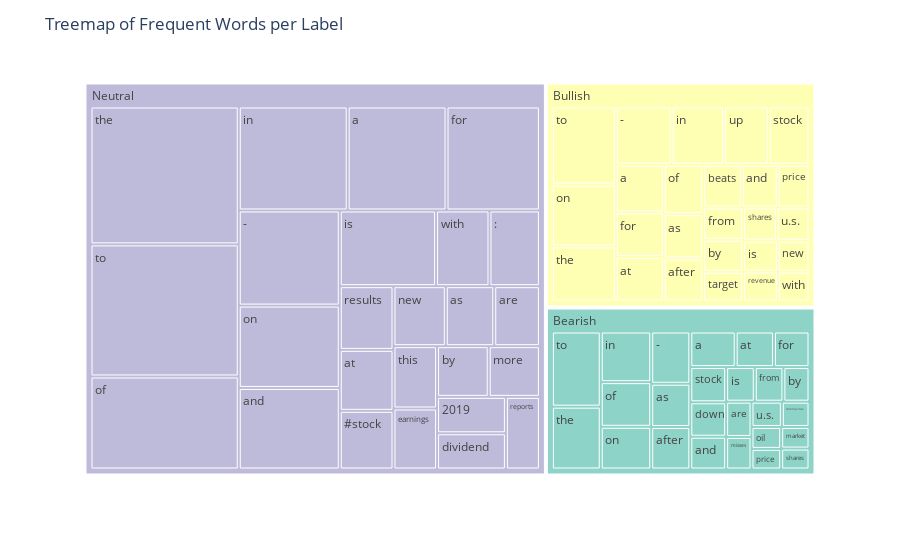

Write notebook code for a chart like this one.
### Code cell
# Calculating the top words by class
word_freq = get_top_words_by_class(train_df, 'label', 'text', top_criteria=25)
label_map = {0: 'Bearish', 1: 'Bullish', 2: 'Neutral'}
word_freq['label_name'] = word_freq['label'].map(label_map)

fig = px.treemap(word_freq, path=['label_name', 'word'], values='freq',
                 color='label_name', color_discrete_sequence=px.colors.qualitative.Set3)
fig.update_layout(title='Treemap of Frequent Words per Label')
fig.show()

### Figure 1 — Plotly figure (JSON) as saved in the notebook; plotly's stock layout.template omitted (floating-point values rounded to 4 significant figures)
{"data": [{"branchvalues": "total", "customdata": [["Bearish"], ["Bearish"], ["Bearish"], ["Bearish"], ["Bearish"], ["Bearish"], ["Bearish"], ["Bearish"], ["Bearish"], ["Bearish"], ["Bearish"], ["Bearish"], ["Bearish"], ["Bearish"], ["Bearish"], ["Bearish"], ["Bearish"], ["Bearish"], ["Bearish"], ["Bearish"], ["Bearish"], ["Bearish"], ["Bearish"], ["Bearish"], ["Bearish"], ["Bearish"], ["Bullish"], ["Bullish"], ["Bullish"], ["Bullish"], ["Bullish"], ["Bullish"], ["Bullish"], ["Bullish"], ["Bullish"], ["Bullish"], ["Bullish"], ["Bullish"], ["Bullish"], ["Bullish"], ["Bullish"], ["Bullish"], ["Bullish"], ["Bullish"], ["Bullish"], ["Bullish"], ["Bullish"], ["Bullish"], ["Bullish"], ["Bullish"], ["Bullish"], ["Bullish"], ["Neutral"], ["Neutral"], ["Neutral"], ["Neutral"], ["Neutral"], ["Neutral"], ["Neutral"], ["Neutral"], ["Neutral"], ["Neutral"], ["Neutral"], ["Neutral"], ["Neutral"], ["Neutral"], ["Neutral"], ["Neutral"], ["Neutral"], ["Neutral"], ["Neutral"], ["Neutral"], ["Neutral"], ["Neutral"], ["Neutral"], ["Neutral"], ["Neutral"], ["Neutral"]], "domain": {"x": [0, 1], "y": [0, 1]}, "hovertemplate": "labels=%{label}<br>freq=%{value}<br>parent=%{parent}<br>id=%{id}<br>label_name=%{customdata[0]}<extra></extra>", "ids": ["Bearish/to", "Bearish", "Bearish/shares", "Bearish/price", "Bearish/market", "Bearish/oil", "Bearish/coronavirus", "Bearish/u.s.", "Bearish/are", "Bearish/by", "Bearish/is", "Bearish/from", "Bearish/and", "Bearish/misses", "Bearish/for", "Bearish/down", "Bearish/in", "Bearish/of", "Bearish/on", "Bearish/-", "Bearish/the", "Bearish/after", "Bearish/a", "Bearish/at", "Bearish/stock", "Bearish/as", "Bullish/price", "Bullish/from", "Bullish/by", "Bullish/target", "Bullish/shares", "Bullish/is", "Bullish/revenue", "Bullish/new", "Bullish/with", "Bullish/and", "Bullish/u.s.", "Bullish", "Bullish/beats", "Bullish/as", "Bullish/after", "Bullish/on", "Bullish/the", "Bullish/-", "Bullish/in", "Bullish/to", "Bullish/stock", "Bullish/a", "Bullish/for", "Bullish/at", "Bullish/of", "Bullish/up", "Neutral/as", "Neutral/are", "Neutral/this", "Neutral/earnings", "Neutral/more", "Neutral/2019", "Neutral/dividend", "Neutral/reports", "Neutral/new", "Neutral/by", "Neutral/#stock", "Neutral/and", "Neutral/results", "Neutral/:", "Neutral/with", "Neutral/is", "Neutral/on", "Neutral/-", "Neutral/for", "Neutral/a", "Neutral/in", "Neutral/of", "Neutral/to", "Neutral/the", "Neutral/at", "Neutral"], "labels": ["to", "Bearish", "shares", "price", "market", "oil", "coronavirus", "u.s.", "are", "by", "is", "from", "and", "misses", "for", "down", "in", "of", "on", "-", "the", "after", "a", "at", "stock", "as", "price", "from", "by", "target", "shares", "is", "revenue", "new", "with", "and", "u.s.", "Bullish", "beats", "as", "after", "on", "the", "-", "in", "to", "stock", "a", "for", "at", "of", "up", "as", "are", "this", "earnings", "more", "2019", "dividend", "reports", "new", "by", "#stock", "and", "results", ":", "with", "is", "on", "-", "for", "a", "in", "of", "to", "the", "at", "Neutral"], "marker": {"colors": ["rgb(141,211,199)", "rgb(141,211,199)", "rgb(141,211,199)", "rgb(141,211,199)", "rgb(141,211,199)", "rgb(141,211,199)", "rgb(141,211,199)", "rgb(141,211,199)", "rgb(141,211,199)", "rgb(141,211,199)", "rgb(141,211,199)", "rgb(141,211,199)", "rgb(141,211,199)", "rgb(141,211,199)", "rgb(141,211,199)", "rgb(141,211,199)", "rgb(141,211,199)", "rgb(141,211,199)", "rgb(141,211,199)", "rgb(141,211,199)", "rgb(141,211,199)", "rgb(141,211,199)", "rgb(141,211,199)", "rgb(141,211,199)", "rgb(141,211,199)", "rgb(141,211,199)", "rgb(255,255,179)", "rgb(255,255,179)", "rgb(255,255,179)", "rgb(255,255,179)", "rgb(255,255,179)", "rgb(255,255,179)", "rgb(255,255,179)", "rgb(255,255,179)", "rgb(255,255,179)", "rgb(255,255,179)", "rgb(255,255,179)", "rgb(255,255,179)", "rgb(255,255,179)", "rgb(255,255,179)", "rgb(255,255,179)", "rgb(255,255,179)", "rgb(255,255,179)", "rgb(255,255,179)", "rgb(255,255,179)", "rgb(255,255,179)", "rgb(255,255,179)", "rgb(255,255,179)", "rgb(255,255,179)", "rgb(255,255,179)", "rgb(255,255,179)", "rgb(255,255,179)", "rgb(190,186,218)", "rgb(190,186,218)", "rgb(190,186,218)", "rgb(190,186,218)", "rgb(190,186,218)", "rgb(190,186,218)", "rgb(190,186,218)", "rgb(190,186,218)", "rgb(190,186,218)", "rgb(190,186,218)", "rgb(190,186,218)", "rgb(190,186,218)", "rgb(190,186,218)", "rgb(190,186,218)", "rgb(190,186,218)", "rgb(190,186,218)", "rgb(190,186,218)", "rgb(190,186,218)", "rgb(190,186,218)", "rgb(190,186,218)", "rgb(190,186,218)", "rgb(190,186,218)", "rgb(190,186,218)", "rgb(190,186,218)", "rgb(190,186,218)", "rgb(190,186,218)"]}, "name": "", "parents": ["Bearish", "", "Bearish", "Bearish", "Bearish", "Bearish", "Bearish", "Bearish", "Bearish", "Bearish", "Bearish", "Bearish", "Bearish", "Bearish", "Bearish", "Bearish", "Bearish", "Bearish", "Bearish", "Bearish", "Bearish", "Bearish", "Bearish", "Bearish", "Bearish", "Bearish", "Bullish", "Bullish", "Bullish", "Bullish", "Bullish", "Bullish", "Bullish", "Bullish", "Bullish", "Bullish", "Bullish", "", "Bullish", "Bullish", "Bullish", "Bullish", "Bullish", "Bullish", "Bullish", "Bullish", "Bullish", "Bullish", "Bullish", "Bullish", "Bullish", "Bullish", "Neutral", "Neutral", "Neutral", "Neutral", "Neutral", "Neutral", "Neutral", "Neutral", "Neutral", "Neutral", "Neutral", "Neutral", "Neutral", "Neutral", "Neutral", "Neutral", "Neutral", "Neutral", "Neutral", "Neutral", "Neutral", "Neutral", "Neutral", "Neutral", "Neutral", ""], "type": "treemap", "values": [378.0, 3659.0, 61.0, 63.0, 63.0, 67.0, 72.0, 79.0, 92.0, 93.0, 102.0, 102.0, 121.0, 85.0, 130.0, 127.0, 263.0, 232.0, 222.0, 210.0, 316.0, 171.0, 166.0, 140.0, 130.0, 174.0, 132.0, 126.0, 125.0, 116.0, 110.0, 105.0, 102.0, 95.0, 92.0, 150.0, 106.0, 4902.0, 161.0, 170.0, 165.0, 386.0, 344.0, 317.0, 298.0, 488.0, 231.0, 222.0, 209.0, 208.0, 189.0, 255.0, 261.0, 246.0, 244.0, 239.0, 233.0, 225.0, 224.0, 222.0, 282.0, 235.0, 283.0, 740.0, 307.0, 343.0, 363.0, 655.0, 747.0, 863.0, 872.0, 923.0, 1017.0, 1239.0, 1759.0, 1836.0, 294.0, 14650.0]}], "layout": {"legend": {"tracegroupgap": 0}, "margin": {"t": 60}, "title": {"text": "Treemap of Frequent Words per Label"}, "treemapcolorway": ["rgb(141,211,199)", "rgb(255,255,179)", "rgb(190,186,218)", "rgb(251,128,114)", "rgb(128,177,211)", "rgb(253,180,98)", "rgb(179,222,105)", "rgb(252,205,229)", "rgb(217,217,217)", "rgb(188,128,189)", "rgb(204,235,197)", "rgb(255,237,111)"]}}
